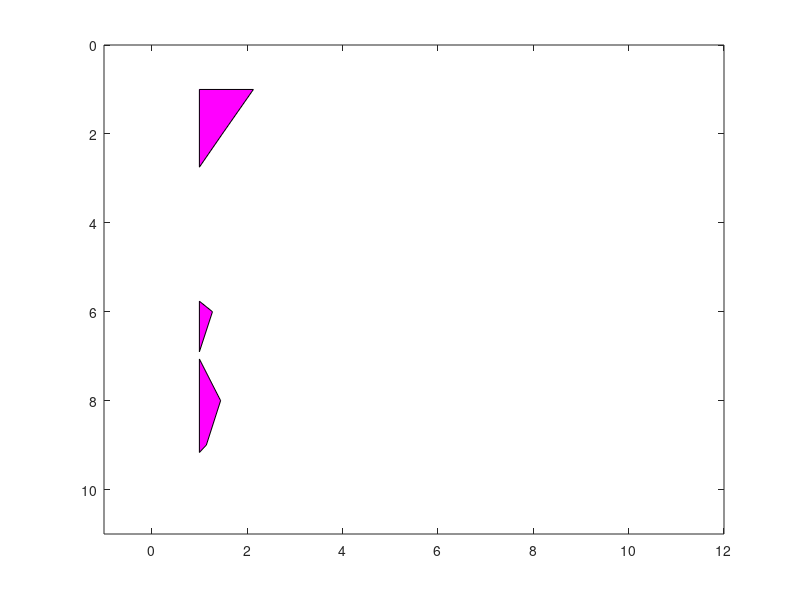

This figure's MATLAB source: (Note: this script raises an error after producing the figure.)
function section_display (a,scal,x,z)
%mwigb: is a modified version of wigb.m which plot seismic data using
%wiggles but displays the screen as a normal seismic display such as those
%seen using SeismicUnix. 
%
%  wigb(a,scal,x,z,amx) 
%
%  IN    a: seismic data
%        scale: multiple data by scale
%        x: x-axis;
%        z: vertical axis (time or depth)
%	 x and z are vectors with offset and time.
%
%	 If only 'a' is enter, 'scal,x,z,amn,amx' are decided automatically; 
%	 otherwise, 'scal' is a scalar; 'x, z' are vectors for annotation in 
%	 offset and time, amx are the amplitude range.
%
% Author:
% 	Xingong Li, Dec. 1995
% Changes: 
%	Jun11,1997: add amx
% 	May16,1997: updated for v5 - add 'zeros line' to background color
% 	May17,1996: if scal ==0, plot without scaling
% 	Aug6, 1996: if max(tr)==0, plot a line
%   Aug12, 2011: modification by Wail A. Mousa and Abdullatif A. Al-Shuhail

if nargin == 0, nx=10;nz=10; a = rand(nz,nx)-0.5; end;

[nz,nx]=size(a);

trmx= max(abs(a));
amx=mean(trmx); 
if (nargin <= 2); x=[1:nx]; z=[1:nz]; end;
if (nargin <= 1); scal =1; end;

 if nx <= 1; disp(' ERR:PlotWig: nx has to be more than 1');return;end;

 % take the average as dx
	dx1 = abs(x(2:nx)-x(1:nx-1));

 	dx = median(dx1);

 dz=z(2)-z(1);
 xmx=max(max(a)); xmn=min(min(a)); 

 if scal == 0; scal=1; end;
 a = a * dx /amx; 
 a = a * scal;

 fprintf(' PlotWig: data range [%f, %f], plotted max %f \n',xmn,xmx,amx);
 
% set display range 
x1=min(x)-2.0*dx; x2=max(x)+2.0*dx;
z1=min(z)-dz; z2=max(z)+dz;
 
set(gca,'NextPlot','add','Box','on', ...
  'XLim', [x1 x2], ...
  'YDir','reverse', ...
  'YLim',[z1 z2]);
 

	fillcolor = [1 0 1];
	linecolor = [0 0 0];
	linewidth = 0.2;

	z=z'; 	% input as row vector
	zstart=z(1);
	zend  =z(nz);

for i=1:nx,
   
  if trmx(i) ~= 0;    % skip the zero traces
	tr=a(:,i); 	% --- one scale for all section
    
     pp=polyfit(z,tr,0); % fitting an horizontal line to pass through the data set to correct for the shift from the zero line.
    
    tr=tr-pp; % shifting the dataset back to the zero line. Now we have positive and negative amplitudes
    
    
  	s = sign(tr) ;
  	i1= find( s(1:nz-1) ~= s(2:nz) );	% zero crossing points
	npos = length(i1);


	%12/7/97 
	zadd = i1 + tr(i1) ./ (tr(i1) - tr(i1+1)); %locations with 0 amplitudes
	aadd = zeros(size(zadd));

	[zpos,vpos] = find(tr >0);
	[zz,iz] = sort([zpos; zadd]); 	% indices of zero point plus positives
	aa = [tr(zpos); aadd];
	aa = aa(iz);

	% be careful at the ends
    
    pp=polyfit(z,tr,0); % fitting an horizontal line to pass through the data set to correct for the shift from the zero line.
    
    tr=tr-pp; % shifting the dataset back to the zero line. Now we have positive and negative amplitudes
    
		if tr(1)>0, 	a0=0; z0=1.00;
        else 		
            if numel(zadd)>0;
            a0=0; z0=zadd(1);
            else
               continue
            end
		end;
		if tr(nz)>0, 	a1=0; z1=nz; 
        else 		
            if numel(zadd)>0;
            a1=0; z1=max(zadd);
            else
                
                continue
            end
		end;
			
	zz = [z0; zz; z1; z0];
 	aa = [a0; aa; a1; a0];
		

	zzz = zstart + zz*dz -dz;

	patch( aa+x(i) , zzz,  fillcolor);
    %patch( -1*(aa+x(i)) , zzz,  fillcolor);
	
    line( 'Color',[1 1 1],'EraseMode','background',  ...
         'Xdata', x(i)+[0 0], 'Ydata',[zstart zend]); % remove zero line

%'LineWidth',linewidth, ...
%12/7/97 'Xdata', x(i)+[0 0], 'Ydata',[z0 z1]*dz);	% remove zero line

	line( 'Color',linecolor,'EraseMode','background',  ...
	 'LineWidth',linewidth, ...
	 'Xdata', tr+x(i), 'Ydata',z);	% negatives line

   else % zeros trace
	line( 'Color',linecolor,'EraseMode','background',  ...
	 'LineWidth',linewidth, ...
         'Xdata', [x(i) x(i)], 'Ydata',[zstart zend]);
   end;
end;

% Displaying the seismic gather in the traditional way for displaying seismic data
% Aug 12, 2011
x=10;y=10;%starting screen position
w=600;%figure width
h=1200;%figure hieght
% set(gcf,'position',[x y w h]);
% Putting the spatial axis in the top of the figure 
set(gca,'xaxislocation','top')





